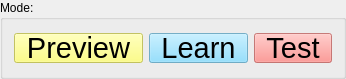
       <widget class="QGroupBox" name="ModeButtonsGroupBox">
        <property name="minimumSize">
         <size>
          <width>0</width>
          <height>79</height>
         </size>
        </property>
        <property name="maximumSize">
         <size>
          <width>16777215</width>
          <height>79</height>
         </size>
        </property>
        <property name="title">
         <string>Mode:</string>
        </property>
        <layout class="QHBoxLayout" name="horizontalLayout_4">
         <item>
          <widget class="QToolButton" name="PreviewBut">
           <property name="enabled">
            <bool>true</bool>
           </property>
           <property name="maximumSize">
            <size>
             <width>16777215</width>
             <height>30</height>
            </size>
           </property>
           <property name="font">
            <font>
             <pointsize>22</pointsize>
            </font>
           </property>
           <property name="styleSheet">
            <string notr="true">background-color: rgba(255, 255, 102, 207);</string>
           </property>
           <property name="text">
            <string>Preview</string>
           </property>
           <property name="checkable">
            <bool>true</bool>
           </property>
           <attribute name="buttonGroup">
            <string notr="true">buttonGroup</string>
           </attribute>
          </widget>
         </item>
         <item>
          <widget class="QToolButton" name="LearnBut">
           <property name="maximumSize">
            <size>
             <width>16777215</width>
             <height>30</height>
            </size>
           </property>
           <property name="font">
            <font>
             <pointsize>22</pointsize>
            </font>
           </property>
           <property name="styleSheet">
            <string notr="true">background-color: rgba(118, 214, 255, 191)</string>
           </property>
           <property name="text">
            <string>Learn</string>
           </property>
           <property name="checkable">
            <bool>true</bool>
           </property>
           <attribute name="buttonGroup">
            <string notr="true">buttonGroup</string>
           </attribute>
          </widget>
         </item>
         <item>
          <widget class="QToolButton" name="TestBut">
           <property name="maximumSize">
            <size>
             <width>16777215</width>
             <height>30</height>
            </size>
           </property>
           <property name="font">
            <font>
             <pointsize>22</pointsize>
            </font>
           </property>
           <property name="styleSheet">
            <string notr="true">background-color: rgba(255, 126, 121, 191)</string>
           </property>
           <property name="text">
            <string>Test</string>
           </property>
           <property name="checkable">
            <bool>true</bool>
           </property>
           <attribute name="buttonGroup">
            <string notr="true">buttonGroup</string>
           </attribute>
          </widget>
         </item>
        </layout>
       </widget>
